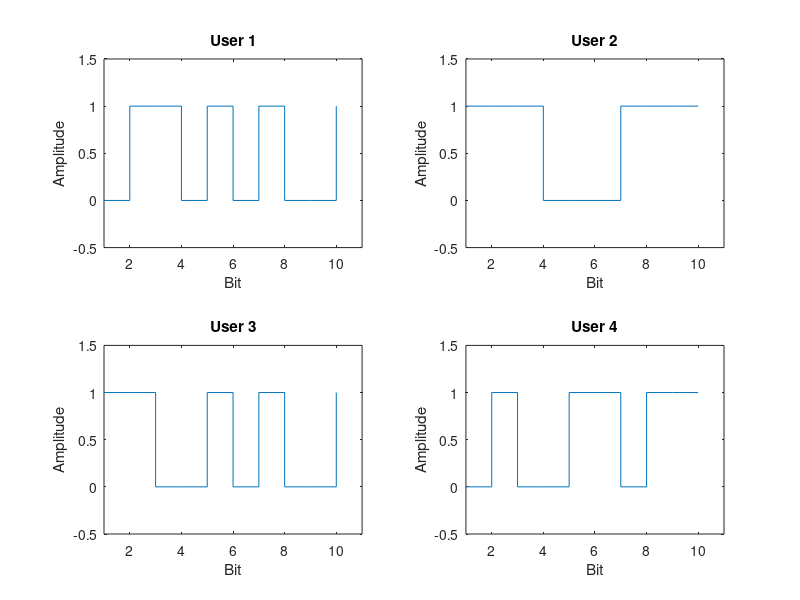

Reproduce this figure in MATLAB. (Note: this script raises an error after producing the figure.)
clc; clear all; close all;

user1 = [0,1,1,0,1,0,1,0,0,1];
user2 = [1,1,1,0,0,0,1,1,1,1];
user3 = [1,1,0,0,1,0,1,0,0,1];
user4 = [0,1,0,0,1,1,0,1,1,1];

subplot(2,2,1);
stairs(user1);
title('User 1')
ylim([-.5 1.5]);
xlim([1 11]);
ylabel('Amplitude')
xlabel('Bit')

subplot(2,2,2);
stairs(user2);
title('User 2')
ylim([-.5 1.5]);
xlim([1 11]);
ylabel('Amplitude')
xlabel('Bit')

subplot(2,2,3);
stairs(user3);
title('User 3')
ylim([-.5 1.5]);
xlim([1 11]);
ylabel('Amplitude')
xlabel('Bit')

subplot(2,2,4);
stairs(user4);
title('User 4')
ylim([-.5 1.5]);
xlim([1 11]);
ylabel('Amplitude')
xlabel('Bit')

dim = 8; %change for different dimension
walsh = zeros(dim); %preallocate 8x8 matrix
walsh(1,1) = 1; %1x1 walsh matrix

currDim = 1;

%generating the walsh matrix
while currDim < dim
    currDim = bitsll(currDim, 1); %go to the next dimension
    for i = 1:currDim %loop up to the current dimension amount of rows
      for j = 1:currDim %_________________________________________columns
          if ((i <= currDim/2) && (j > currDim/2)) %indices in the top right quadrant
              walsh(i,j) = walsh(i, j - currDim/2);
              
          elseif ((i > currDim/2) && (j <= currDim/2)) %indicies in the bottom left quadrant
              walsh(i,j) = walsh(i - currDim/2, j);
              
          elseif ((i > currDim/2) && (j > currDim/2)) %indicied in the bottom right quadrant
              walsh(i,j) = -walsh(i - currDim/2, j - currDim/2);
              
          else %%indicies in the top left quadrant
          end
      end
    end

end

%printing the matrix
walsh

u1Code = walsh(7, 1:dim); %get walsh code 6
u2Code = walsh(4, 1:dim); %walsh code 3
u3Code = walsh(2, 1:dim); %walsh code 1
u4Code = walsh(5, 1:dim); %walsh code 4

sendSize = length(u1Code)*length(user1);
u1Send = zeros(1,sendSize); %user spread signals
u2Send = zeros(1,sendSize);
u3Send = zeros(1,sendSize);
u4Send = zeros(1,sendSize);

%spread signals with corresponding code
for i = 1:length(user1)
  % copy up to length(Code) numbers at intervals
  % (1->CodeLength),(CodeLength+1 ->2*CodeLength)... etc 
  u1Send(((i*length(u1Code))-(length(u1Code)-1)):i*length(u1Code)) ...
    ...%if data is 1   copy normal code       else copy negative code 
    = (user1(i) == 1)*(u1Code) + (~(user1(i) == 1))*(-u1Code);

  u2Send(((i*length(u2Code))-(length(u2Code)-1)):i*length(u2Code)) ...
    = (user2(i) == 1)*(u2Code) + (~(user2(i) == 1))*(-u2Code);
  
  u3Send(((i*length(u3Code))-(length(u3Code)-1)):i*length(u3Code)) ...
    = (user3(i) == 1)*(u3Code) + (~(user3(i) == 1))*(-u3Code);
  
  u4Send(((i*length(u4Code))-(length(u4Code)-1)):i*length(u4Code)) ...
    = (user4(i) == 1)*(u4Code) + (~(user4(i) == 1))*(-u4Code);
end

combined = u1Send + u2Send + u3Send + u4Send; %combine the signals

figure;
stairs(combined);
title('Combined Signals')
ylim([-5 5]);
xlim([1 length(u1Send)+1]);
ylabel('Amplitude')
xlabel('Bit')

%%reciever side - despreading

u1Dec = zeros(1,length(user1)); %decoded signals
u2Dec = zeros(1,length(user2));
u3Dec = zeros(1,length(user3));
u4Dec = zeros(1,length(user4));

for i = 1:length(user1)
  bit = combined(((i*length(u1Code))-(length(u1Code)-1)):i*length(u1Code));
  u1Dec(i) = sum(bit .* u1Code); %mulitply the signal by each spreading
  u2Dec(i) = sum(bit .* u2Code); %code and add up the values to get the
  u3Dec(i) = sum(bit .* u3Code); %resulting bit
  u4Dec(i) = sum(bit .* u4Code);
  
  %scale signal back to 1's and 0's
  u1Dec(i) = (u1Dec(i) > 0)*1 + (u1Dec(i) < 0)*0;
  u2Dec(i) = (u2Dec(i) > 0)*1 + (u2Dec(i) < 0)*0;
  u3Dec(i) = (u3Dec(i) > 0)*1 + (u3Dec(i) < 0)*0;
  u4Dec(i) = (u4Dec(i) > 0)*1 + (u4Dec(i) < 0)*0;
end

%plot figures
figure;
subplot(2,2,1);
stairs(u1Dec);
title('User 1 Decoded')
ylim([-.5 1.5]);
xlim([1 11]);
ylabel('Amplitude')
xlabel('Bit')

subplot(2,2,2);
stairs(u2Dec);
title('User 2 Decoded')
ylim([-.5 1.5]);
xlim([1 11]);
ylabel('Amplitude')
xlabel('Bit')

subplot(2,2,3);
stairs(u3Dec);
title('User 3 Decoded')
ylim([-.5 1.5]);
xlim([1 11]);
ylabel('Amplitude')
xlabel('Bit')

subplot(2,2,4);
stairs(u4Dec);
title('User 4 Decoded')
ylim([-.5 1.5]);
xlim([1 11]);
ylabel('Amplitude')
xlabel('Bit')

u1Err = 0;
u2Err = 0;
u3Err = 0;
u4Err = 0;

%%compute bit error
for i = 1:length(user1)
   %if user(i) and u1Dec(i) are not equal then add 1 to total error count
   u1Err = (~(user1(i) == u1Dec(i))) + u1Err;
   u2Err = (~(user2(i) == u2Dec(i))) + u2Err;
   u3Err = (~(user3(i) == u3Dec(i))) + u3Err;
   u4Err = (~(user4(i) == u4Dec(i))) + u4Err;
end

u1BER = u1Err/length(user1)
u2BER = u2Err/length(user2)
u3BER = u3Err/length(user3)
u4BER = u4Err/length(user4)

